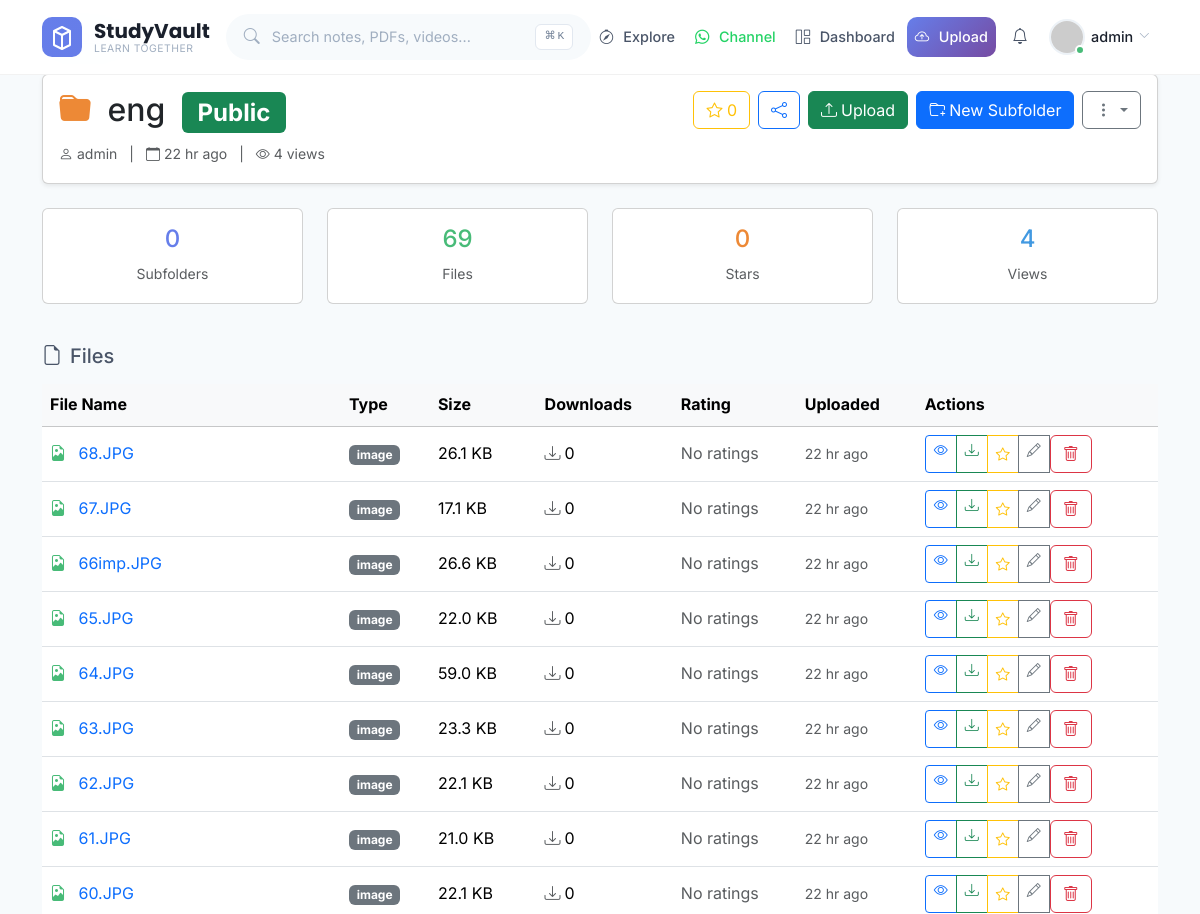
/folder/1 (signed in, upper part), run on an earlier commit of the app's database.
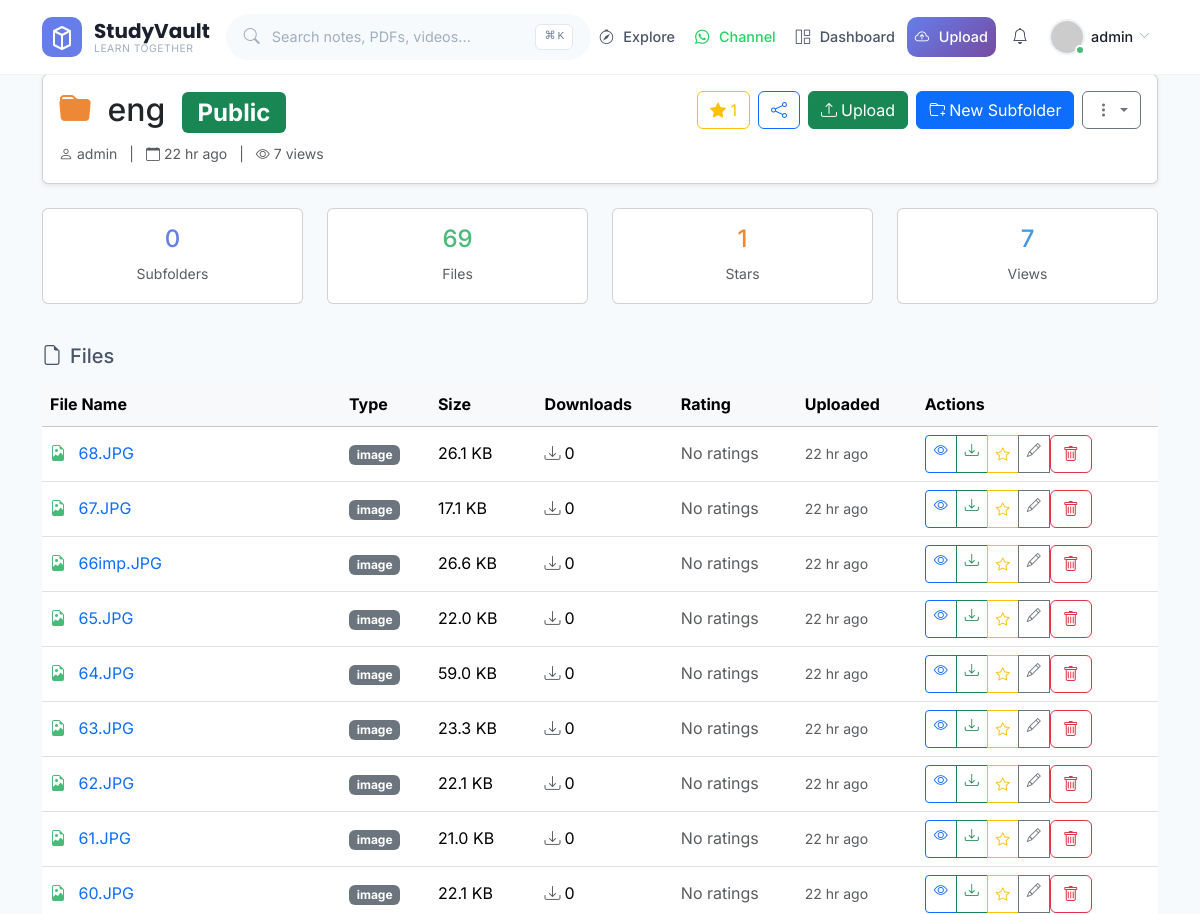
And on a later commit of the database.
### models.py (models this page shows, shortened)
class Folder(db.Model):
    __tablename__ = 'folders'
    id = db.Column(db.Integer, primary_key=True)
    name = db.Column(db.String(200), nullable=False)
    slug = db.Column(db.String(250), nullable=True)
    description = db.Column(db.Text, nullable=True)
    parent_id = db.Column(db.Integer, db.ForeignKey('folders.id'), nullable=True)
    owner_id = db.Column(db.Integer, db.ForeignKey('users.id'), nullable=False)
    category_id = db.Column(db.Integer, db.ForeignKey('categories.id'), nullable=True)
    is_public = db.Column(db.Boolean, default=False)
    is_featured = db.Column(db.Boolean, default=False)
    password = db.Column(db.String(256), nullable=True)
    subject = db.Column(db.String(50), nullable=True)
    class_level = db.Column(db.String(50), nullable=True)
    view_count = db.Column(db.Integer, default=0)
    share_token = db.Column(db.String(50), unique=True, nullable=True)
    created_at = db.Column(db.DateTime, default=datetime.utcnow)
    updated_at = db.Column(db.DateTime, default=datetime.utcnow, onupdate=datetime.utcnow)
    children = db.relationship('Folder', backref=db.backref('parent', remote_side=[id]), lazy='dynamic')
    files = db.relationship('File', backref='folder', lazy='dynamic', cascade='all, delete-orphan')
    def get_star_count(self):
        return Favourite.query.filter_by(folder_id=self.id).count()

### app.py (the view)
@app.route('/folder/<int:folder_id>')
def folder_view(folder_id):
    folder = Folder.query.get_or_404(folder_id)
    if not folder.is_public:
        if not current_user.is_authenticated or folder.owner_id != current_user.id:
            flash('This folder is private.', 'warning')
            return redirect(url_for('index'))
    if folder.password and not session.get(f'folder_access_{folder_id}'):
        if not current_user.is_authenticated or folder.owner_id != current_user.id:
            return redirect(url_for('folder_password', folder_id=folder_id))
    folder.view_count += 1
    db.session.commit()
    subfolders = Folder.query.filter_by(parent_id=folder_id).all()
    files = File.query.filter_by(folder_id=folder_id).order_by(File.uploaded_at.desc()).all()
    breadcrumb = []
    current = folder
    while current:
        breadcrumb.insert(0, current)
        current = current.parent
    is_starred = False
    if current_user.is_authenticated:
        is_starred = Favourite.query.filter_by(
            user_id=current_user.id,
            folder_id=folder_id
        ).first() is not None
    return render_template('folder.html',
                         folder=folder,
                         subfolders=subfolders,
                         files=files,
                         breadcrumb=breadcrumb,
                         is_starred=is_starred)

### app.py (called while the page is built)
@login_manager.user_loader
def load_user(user_id):
    return User.query.get(int(user_id))

@app.context_processor
def utility_processor():
    def get_unread_count():
        if current_user.is_authenticated:
            return current_user.get_unread_notifications_count()
        return 0
    def get_announcements():
        return Announcement.query.filter_by(is_active=True).order_by(Announcement.is_pinned.desc(), Announcement.created_at.desc()).limit(3).all()
    return dict(
        format_datetime=format_datetime,
        format_number=format_number,
        get_unread_count=get_unread_count,
        get_announcements=get_announcements,
        whatsapp_link=app.config.get('WHATSAPP_CHANNEL', '#'),
        app_name=app.config.get('APP_NAME', 'StudyVault'),
        current_year=datetime.now().year
    )

### models.py (called while the page is built)
    def get_unread_notifications_count(self):
        return self.notifications.filter_by(is_read=False).count()

    def get_size_formatted(self):
        size = self.size
        for unit in ['B', 'KB', 'MB', 'GB']:
            if size < 1024:
                return f"{size:.1f} {unit}"
            size /= 1024
        return f"{size:.1f} TB"

### templates/folder.html (shortened to what the changed rows need)
{% extends 'base.html' %}
{% block content %}
<div class="container py-4">
    <div class="card mb-4 shadow-sm">
        <div class="card-body">
            <div class="d-flex justify-content-between align-items-start">
                <div>
                    <h2 class="mb-2">
                        <i class="bi bi-folder-fill text-warning me-2"></i>
                        {{ folder.name }}
                        {% if folder.is_public %}
                            <span class="badge bg-success ms-2">Public</span>
                        {% else %}
                            <span class="badge bg-secondary ms-2">Private</span>
                        {% endif %}
                    </h2>
                    <small class="text-muted">
                        <i class="bi bi-person me-1"></i>{{ folder.owner.username }}
                        <span class="mx-2">|</span>
                        <i class="bi bi-calendar me-1"></i>{{ format_datetime(folder.created_at) }}
                        <span class="mx-2">|</span>
                        <i class="bi bi-eye me-1"></i>{{ folder.view_count }} views
                    </small>
                </div>
                <div class="d-flex gap-2">
                    {% if current_user.is_authenticated %}
                        <button class="btn btn-outline-warning star-btn"
                                data-type="folder"
                                data-id="{{ folder.id }}"
                                title="Star this folder">
                            <i class="bi {{ 'bi-star-fill' if is_starred else 'bi-star' }}"></i>
                            <span>{{ folder.get_star_count() }}</span>
                        </button>
                    {% endif %}
                </div>
            </div>
        </div>
    </div>
    <div class="row mb-4">
        <div class="col-md-3 col-6 mb-3">
            <div class="card text-center h-100">
                <div class="card-body">
                    <h4 class="text-warning">{{ folder.get_star_count() }}</h4>
                    <small class="text-muted">Stars</small>
                </div>
            </div>
        </div>
        <div class="col-md-3 col-6 mb-3">
            <div class="card text-center h-100">
                <div class="card-body">
                    <h4 class="text-info">{{ folder.view_count }}</h4>
                    <small class="text-muted">Views</small>
                </div>
            </div>
        </div>
    </div>
    <div class="mb-4">
        {% if files %}
        <div class="table-responsive">
            <table class="table table-hover align-middle">
                <thead class="table-light">
                    <tr>
                        <th>File Name</th>
                        <th>Type</th>
                        <th>Size</th>
                        <th>Downloads</th>
                        <th>Rating</th>
                        <th>Uploaded</th>
                        <th>Actions</th>
                    </tr>
                </thead>
            </table>
        </div>
        {% endif %}
    </div>
</div>
{% endblock %}

What changed in the data, as far as the page shows it:
changed Folder "eng": view_count "4" → "7"; get_star_count (not shown) → "1"
Also different on the page:
{{ folder.get_star_count() }}: "0" → (not shown)
